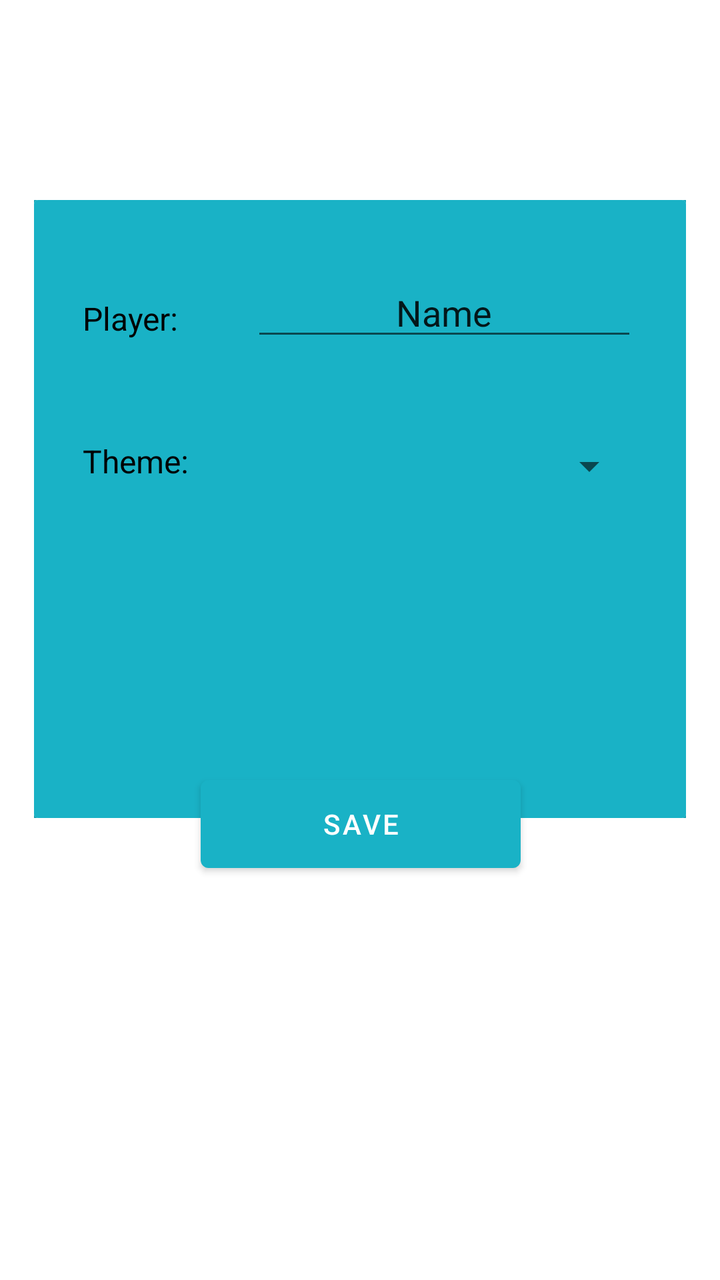
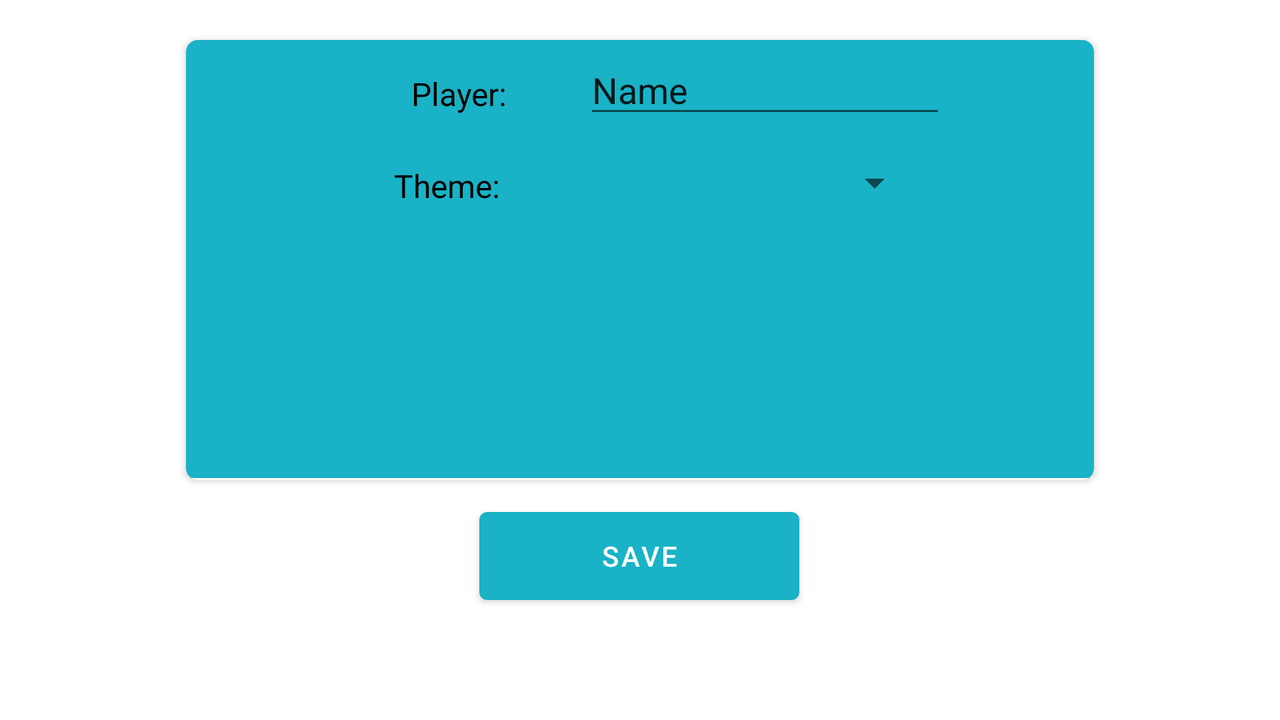

First picture: res/layout/ on a phone held upright. Second picture: the repository's own variant of that layout, on a device whose configuration matches the variant's folder. Source for both follows.
<!-- AndroidManifest.xml: application theme Theme.TICTACTOE -->
<!-- res/layout/fragment_settings_vs_ai.xml -->
<?xml version="1.0" encoding="utf-8"?>
<androidx.constraintlayout.widget.ConstraintLayout xmlns:android="http://schemas.android.com/apk/res/android"
    xmlns:app="http://schemas.android.com/apk/res-auto"
    xmlns:tools="http://schemas.android.com/tools"
    android:layout_width="match_parent"
    android:layout_height="match_parent"
    tools:context=".view.SettingsVsAiFragment">

    <androidx.constraintlayout.widget.ConstraintLayout
        android:id="@+id/constraintLayout4"
        android:layout_width="326dp"
        android:layout_height="309dp"
        android:background="#19B2C6"
        android:layout_marginTop="125dp"
        app:layout_constraintBottom_toTopOf="@+id/saveSettings"
        app:layout_constraintEnd_toEndOf="parent"
        app:layout_constraintHorizontal_bias="0.5"
        app:layout_constraintStart_toStartOf="parent"
        app:layout_constraintTop_toTopOf="parent"
        tools:ignore="MissingConstraints">


        <androidx.cardview.widget.CardView
            android:id="@+id/cardView2"
            android:layout_width="match_parent"
            android:layout_height="wrap_content">

            <androidx.constraintlayout.widget.ConstraintLayout
                android:layout_width="match_parent"
                android:layout_height="321dp"
                android:background="#19B2C6">

                <ImageView
                    android:id="@+id/themePreview2"
                    android:layout_width="126dp"
                    android:layout_height="94dp"
                    android:src="@drawable/ic_launcher_foreground"
                    app:layout_constraintBottom_toBottomOf="parent"
                    app:layout_constraintEnd_toEndOf="parent"
                    app:layout_constraintHorizontal_bias="0.5"
                    app:layout_constraintStart_toEndOf="@+id/themePreview"
                    app:layout_constraintTop_toBottomOf="@+id/themeSelector" />

                <TextView
                    android:id="@+id/textView"
                    android:layout_width="60dp"
                    android:layout_height="22dp"
                    android:layout_marginBottom="1dp"
                    android:text="Theme: "
                    android:textColor="@color/black"
                    android:textSize="16sp"
                    app:layout_constraintBottom_toTopOf="@+id/themePreview"
                    app:layout_constraintEnd_toStartOf="@+id/themeSelector"
                    app:layout_constraintHorizontal_bias="0.5"
                    app:layout_constraintStart_toStartOf="parent"
                    app:layout_constraintTop_toBottomOf="@+id/textView5" />

                <TextView
                    android:id="@+id/textView5"
                    android:layout_width="60dp"
                    android:layout_height="22dp"
                    android:layout_marginBottom="1dp"
                    android:text="Player:"
                    android:textColor="@color/black"
                    android:textSize="16sp"
                    app:layout_constraintBottom_toTopOf="@+id/textView"
                    app:layout_constraintEnd_toStartOf="@+id/namePLayer1"
                    app:layout_constraintHorizontal_bias="0.5"
                    app:layout_constraintStart_toStartOf="parent"
                    app:layout_constraintTop_toTopOf="parent" />

                <Spinner
                    android:id="@+id/themeSelector"
                    android:layout_width="193dp"
                    android:layout_height="43dp"
                    android:textColor="@color/black"
                    app:layout_constraintBottom_toTopOf="@+id/themePreview2"
                    app:layout_constraintEnd_toEndOf="parent"
                    app:layout_constraintHorizontal_bias="0.5"
                    app:layout_constraintStart_toEndOf="@+id/textView"
                    app:layout_constraintTop_toBottomOf="@+id/namePLayer1" />

                <EditText
                    android:id="@+id/namePLayer1"
                    android:layout_width="193dp"
                    android:layout_height="39dp"
                    android:ems="10"
                    android:gravity="center"
                    android:inputType="textPersonName"
                    android:text="Name"
                    app:layout_constraintBottom_toTopOf="@+id/themeSelector"
                    app:layout_constraintEnd_toEndOf="parent"
                    app:layout_constraintHorizontal_bias="0.5"
                    app:layout_constraintStart_toEndOf="@+id/textView5"
                    app:layout_constraintTop_toTopOf="parent" />

                <ImageView
                    android:id="@+id/themePreview"
                    android:layout_width="126dp"
                    android:layout_height="94dp"
                    android:src="@drawable/ic_launcher_foreground"
                    app:layout_constraintBottom_toBottomOf="parent"
                    app:layout_constraintEnd_toStartOf="@+id/themePreview2"
                    app:layout_constraintHorizontal_bias="0.5"
                    app:layout_constraintStart_toStartOf="parent"
                    app:layout_constraintTop_toBottomOf="@+id/themeSelector" />

            </androidx.constraintlayout.widget.ConstraintLayout>
        </androidx.cardview.widget.CardView>

    </androidx.constraintlayout.widget.ConstraintLayout>

    <Button
        android:id="@+id/saveSettings"
        android:layout_width="160dp"
        android:layout_height="56dp"
        android:layout_marginBottom="200dp"
        android:text="SAVE"
        app:layout_constraintBottom_toBottomOf="parent"
        app:layout_constraintEnd_toEndOf="parent"
        app:layout_constraintHorizontal_bias="0.501"
        app:layout_constraintStart_toStartOf="parent" />

</androidx.constraintlayout.widget.ConstraintLayout>
<!-- resources referenced by this layout -->
<resources>
  <color name="black">#FF000000</color>
  <!-- drawable ic_launcher_foreground: png bitmap (mipmap-hdpi, 4026 bytes) -->
  <style name="Theme.TICTACTOE" parent="Theme.MaterialComponents.DayNight.NoActionBar">
          
          <item name="colorPrimary">@color/myc</item>
          <item name="colorPrimaryVariant">@color/myc</item>
          <item name="colorOnPrimary">@color/white</item>
          
          <item name="colorSecondary">@color/teal_200</item>
          <item name="colorSecondaryVariant">@color/teal_700</item>
          <item name="colorOnSecondary">@color/black</item>
          
          <item name="android:statusBarColor" tools:targetApi="l">?attr/colorPrimaryVariant</item>
          
      </style>
  <color name="myc">#19B2C6</color>
  <color name="white">#FFFFFFFF</color>
  <color name="teal_200">#FF03DAC5</color>
  <color name="teal_700">#FF018786</color>
</resources>
<!-- res/layout-land/fragment_settings_vs_ai.xml (the repository's variant of the layout above) -->
<!-- drawn on the phone turned sideways -->
<?xml version="1.0" encoding="utf-8"?>
<androidx.constraintlayout.widget.ConstraintLayout xmlns:android="http://schemas.android.com/apk/res/android"
    xmlns:app="http://schemas.android.com/apk/res-auto"
    xmlns:tools="http://schemas.android.com/tools"
    android:layout_width="match_parent"
    android:layout_height="match_parent"
    tools:context=".view.SettingsVsAiFragment">

    <androidx.cardview.widget.CardView
        android:id="@+id/cardView2"
        android:layout_width="454dp"
        android:layout_height="220dp"
        android:layout_marginStart="24dp"
        android:layout_marginTop="20dp"
        android:layout_marginEnd="24dp"
        app:cardCornerRadius="6dp"
        app:layout_constraintEnd_toEndOf="parent"
        app:layout_constraintStart_toStartOf="parent"
        app:layout_constraintTop_toTopOf="parent">

        <androidx.constraintlayout.widget.ConstraintLayout
            android:layout_width="460dp"
            android:layout_height="219dp"
            android:background="#19B2C6">

            <TextView
                android:id="@+id/textView5"
                android:layout_width="wrap_content"
                android:layout_height="22dp"
                android:layout_marginStart="4dp"
                android:layout_marginTop="16dp"
                android:text="Player:"
                android:textColor="@color/black"
                android:textSize="16sp"
                app:layout_constraintEnd_toStartOf="@+id/namePLayer1"
                app:layout_constraintHorizontal_bias="0.739"
                app:layout_constraintStart_toStartOf="parent"
                app:layout_constraintTop_toTopOf="parent" />

            <Spinner
                android:id="@+id/themeSelector"
                android:layout_width="161dp"
                android:layout_height="35dp"
                android:layout_marginTop="10dp"
                android:layout_marginEnd="4dp"
                android:textColor="@color/black"
                app:layout_constraintEnd_toEndOf="parent"
                app:layout_constraintHorizontal_bias="0.347"
                app:layout_constraintStart_toEndOf="@+id/textView"
                app:layout_constraintTop_toBottomOf="@+id/namePLayer1" />

            <ImageView
                android:id="@+id/themePreview2"
                android:layout_width="110dp"
                android:layout_height="75dp"
                android:src="@drawable/ic_launcher_foreground"
                app:layout_constraintBottom_toBottomOf="parent"
                app:layout_constraintEnd_toEndOf="parent"
                app:layout_constraintHorizontal_bias="0.213"
                app:layout_constraintStart_toEndOf="@+id/themePreview"
                app:layout_constraintTop_toBottomOf="@+id/themeSelector"
                app:layout_constraintVertical_bias="0.588" />

            <ImageView
                android:id="@+id/themePreview"
                android:layout_width="110dp"
                android:layout_height="72dp"
                android:layout_marginStart="116dp"
                android:src="@drawable/ic_launcher_foreground"
                app:layout_constraintBottom_toBottomOf="parent"
                app:layout_constraintStart_toStartOf="parent"
                app:layout_constraintTop_toBottomOf="@+id/themeSelector"
                app:layout_constraintVertical_bias="0.568" />

            <TextView
                android:id="@+id/textView"
                android:layout_width="wrap_content"
                android:layout_height="22dp"
                android:layout_marginStart="104dp"
                android:layout_marginTop="24dp"
                android:text="Theme: "
                android:textColor="@color/black"
                android:textSize="16sp"
                app:layout_constraintStart_toStartOf="parent"
                app:layout_constraintTop_toBottomOf="@+id/textView5" />

            <EditText
                android:id="@+id/namePLayer1"
                android:layout_width="181dp"
                android:layout_height="40dp"
                android:layout_marginTop="4dp"
                android:layout_marginEnd="80dp"
                android:ems="10"
                android:inputType="textPersonName"
                android:text="Name"
                app:layout_constraintEnd_toEndOf="parent"
                app:layout_constraintTop_toTopOf="parent" />

        </androidx.constraintlayout.widget.ConstraintLayout>
    </androidx.cardview.widget.CardView>

    <Button
        android:id="@+id/saveSettings"
        android:layout_width="160dp"
        android:layout_height="56dp"
        android:layout_marginTop="10dp"
        android:text="SAVE"
        app:layout_constraintEnd_toEndOf="parent"
        app:layout_constraintHorizontal_bias="0.499"
        app:layout_constraintStart_toStartOf="parent"
        app:layout_constraintTop_toBottomOf="@+id/cardView2" />

</androidx.constraintlayout.widget.ConstraintLayout>
